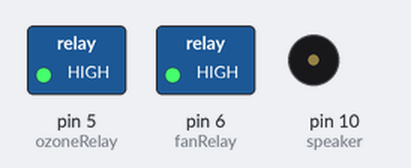
Recording of a sketch running on a simulated Arduino Uno, built with avr-gcc and run on an emulated ATmega328P. Shown: switched loads named in the sketch (green lamp = pin HIGH), buzzer (waves = sounding, pin HIGH). Pins used as bus, display or sensor lines are not drawn; what the sketch prints to the serial monitor is not drawn.

Above: at 0.3 s.
At 5.1 s:
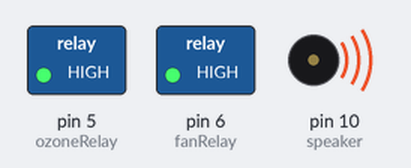
At 10.1 s:
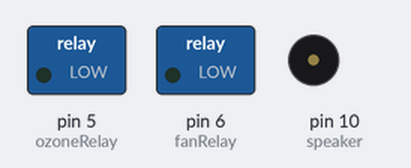
Timing chart, 0 to 11.6 s (numbered marks = the images above):
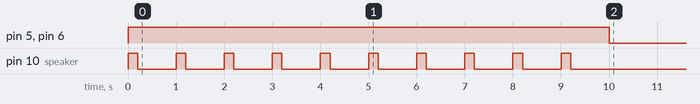

The sketch:

ozono_portatil_841.ino
```cpp
#define speaker 10
#define fanRelay 6
#define ozoneRelay 5
#define outputLed 1
#define pitch 4000


//-----------------------------USER VARIABLES-----------------------------
unsigned long workingTime = 2;    //time the generator is on in minutes
unsigned long loadTime = 10;      //time before it starts in seconds
//-----------------------------USER VARIABLES-----------------------------

//SYSTEM VARIABLES
unsigned long startTime;


void setup() {
  Serial.begin(115200);

  //CONVERSIONS
  workingTime = workingTime * 60000;
  loadTime = loadTime * 1000;

  //PIN DEFINITIONS
  pinMode(fanRelay, OUTPUT);
  pinMode(ozoneRelay, OUTPUT);
  pinMode(speaker, OUTPUT);
  pinMode(outputLed, OUTPUT);

  digitalWrite(fanRelay, HIGH);
  digitalWrite(ozoneRelay, HIGH);
  digitalWrite(speaker, LOW);
  digitalWrite(outputLed, LOW);

  for (int i = 0; i < (loadTime / 1000); i++) {
    Serial.print("starting ");
    Serial.println(i);
    digitalWrite(outputLed, HIGH);
    digitalWrite(speaker, HIGH);
    delay(loadTime * 0.02);
    digitalWrite(outputLed, LOW);
    digitalWrite(speaker, LOW);
    delay(loadTime * 0.08);
  }
}

void loop() {
  startTime = millis();
  Serial.println(startTime);
  digitalWrite(fanRelay, LOW);
  digitalWrite(ozoneRelay, LOW);
  digitalWrite(outputLed, HIGH);

  while (millis() - startTime < workingTime) {
    Serial.println(millis() - startTime);
  }

  Serial.println("END OF CYCLE, FAN WILL STAY ON");

  digitalWrite(fanRelay, LOW);
  digitalWrite(ozoneRelay, HIGH);
  digitalWrite(outputLed, LOW);

  while (millis() - startTime > workingTime) {
    digitalWrite(speaker, HIGH);
    delay(1000);
    digitalWrite(speaker, LOW);
    delay(1000);
  }
}
```

Measured:
- by itself, pin 5 (ozoneRelay), pin 6 (fanRelay): HIGH → LOW at 10.0 s
